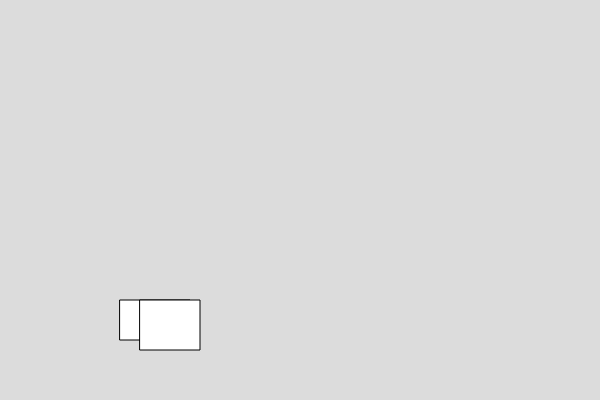
Frame 1 (no input)
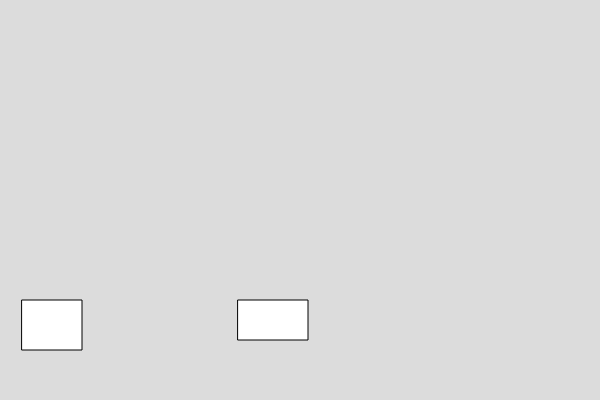
Frame 60 (no input)
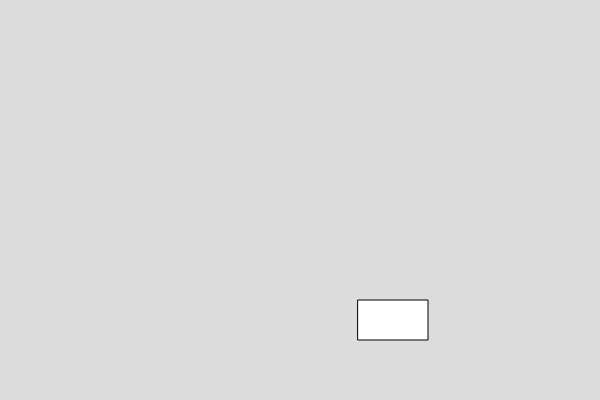
Frame 120 (the mouse pressed at the canvas centre since frame 60)

The p5.js sketch that drew these frames (run headless with seeded random() and noise() and a simulated clock; from frame 60 on, the mouse is pressed at the canvas centre):

// p5.js sketch
// ── sketch.js

var box1, box2

function setup() {
  createCanvas(600, 400);
  
  box1 = new Box(120,300,70,40);
  box2 = new Box(140,300,60,50);
}

function draw() {
  background(220);
box1.show();
box1.setspeed(2);
box2.show();
box2.setspeed(-2);
}


// ── box.js
class Box
  {
    constructor(x,y,w,h)
    {
      this.x = x;
      this.y = y;
      this.w = w;
      this.h = h;
    }
    
    show()
    {
      rect(this.x,this.y,this.w,this.h)
    }
    setspeed(vx){
      this.x = this.x + vx
    }
    //write function to set the width of the box

  }

  
